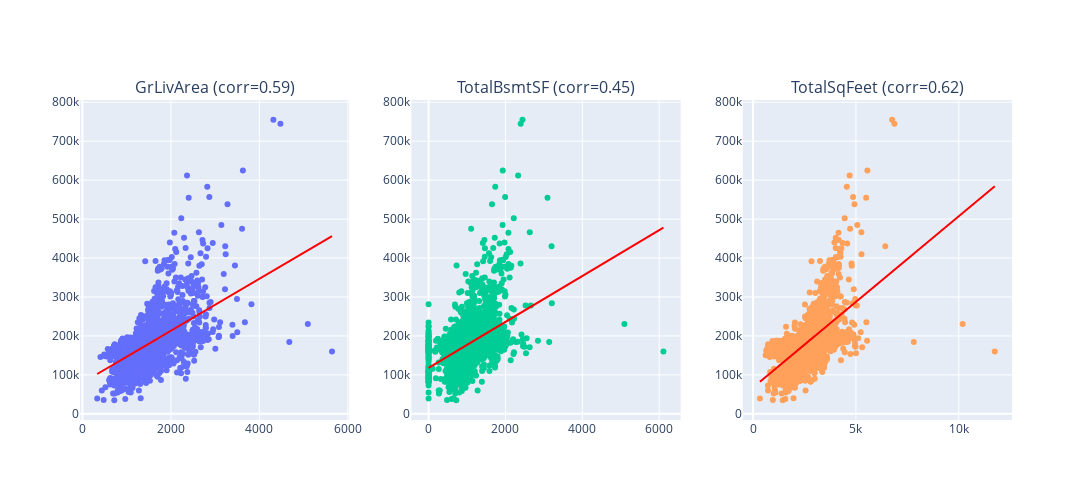

The notebook cell this image was saved under:
### Code cell
cols = ['GrLivArea', 'TotalBsmtSF', 'TotalSqFeet']

fig = make_subplots(rows=1, cols=3, subplot_titles=cols)

for i, col in enumerate(cols, start=1):

    corr = data_cleaned[col].corr(data_cleaned['SalePrice'])

    X = sm.add_constant(data_cleaned[col])
    model = sm.OLS(data_cleaned['SalePrice'], X).fit()
    trend = model.predict(X)
    

    fig.add_trace(
        go.Scatter(
            x=data_cleaned[col],
            y=data_cleaned['SalePrice'],
            mode='markers',
            name=col,
            hovertext=data_cleaned.index, 
            hovertemplate='ID: %{hovertext}<br>'+col+': %{x}<br>SalePrice: %{y}<extra></extra>'
        ),
        row=1, col=i
    )

    fig.add_trace(
        go.Scatter(
            x=data_cleaned[col],
            y=trend,
            mode='lines',
            line=dict(color='red'),
            name='Trend'
        ),
        row=1, col=i
    )
    
    fig.layout.annotations[i-1].text = f"{col} (corr={corr:.2f})"

fig.update_layout(width=1800, height=500, showlegend=False)
fig.show()

### Figure 1 — Plotly figure (JSON) as saved in the notebook; plotly's stock layout.template omitted (floating-point values rounded to 4 significant figures; data arrays with more than 128 entries replaced by an {"elided": "..."} marker saying what was removed)
{"data": [{"hovertemplate": "ID: %{hovertext}<br>GrLivArea: %{x}<br>SalePrice: %{y}<extra></extra>", "hovertext": {"elided": "2919 float values"}, "mode": "markers", "name": "GrLivArea", "type": "scatter", "x": {"elided": "2919 int values"}, "xaxis": "x", "y": {"elided": "2919 float values"}, "yaxis": "y"}, {"line": {"color": "red"}, "mode": "lines", "name": "Trend", "type": "scatter", "x": {"elided": "2919 int values"}, "xaxis": "x", "y": {"elided": "2919 float values"}, "yaxis": "y"}, {"hovertemplate": "ID: %{hovertext}<br>TotalBsmtSF: %{x}<br>SalePrice: %{y}<extra></extra>", "hovertext": {"elided": "2919 float values"}, "mode": "markers", "name": "TotalBsmtSF", "type": "scatter", "x": {"elided": "2919 float values"}, "xaxis": "x2", "y": {"elided": "2919 float values"}, "yaxis": "y2"}, {"line": {"color": "red"}, "mode": "lines", "name": "Trend", "type": "scatter", "x": {"elided": "2919 float values"}, "xaxis": "x2", "y": {"elided": "2919 float values"}, "yaxis": "y2"}, {"hovertemplate": "ID: %{hovertext}<br>TotalSqFeet: %{x}<br>SalePrice: %{y}<extra></extra>", "hovertext": {"elided": "2919 float values"}, "mode": "markers", "name": "TotalSqFeet", "type": "scatter", "x": {"elided": "2919 float values"}, "xaxis": "x3", "y": {"elided": "2919 float values"}, "yaxis": "y3"}, {"line": {"color": "red"}, "mode": "lines", "name": "Trend", "type": "scatter", "x": {"elided": "2919 float values"}, "xaxis": "x3", "y": {"elided": "2919 float values"}, "yaxis": "y3"}], "layout": {"annotations": [{"font": {"size": 16}, "showarrow": false, "text": "GrLivArea (corr=0.59)", "x": 0.1444, "xanchor": "center", "xref": "paper", "y": 1, "yanchor": "bottom", "yref": "paper"}, {"font": {"size": 16}, "showarrow": false, "text": "TotalBsmtSF (corr=0.45)", "x": 0.5, "xanchor": "center", "xref": "paper", "y": 1, "yanchor": "bottom", "yref": "paper"}, {"font": {"size": 16}, "showarrow": false, "text": "TotalSqFeet (corr=0.62)", "x": 0.8556, "xanchor": "center", "xref": "paper", "y": 1, "yanchor": "bottom", "yref": "paper"}], "height": 500, "showlegend": false, "width": 1800, "xaxis": {"anchor": "y", "domain": [0, 0.2889]}, "xaxis2": {"anchor": "y2", "domain": [0.3556, 0.6444]}, "xaxis3": {"anchor": "y3", "domain": [0.7111, 1]}, "yaxis": {"anchor": "x", "domain": [0, 1]}, "yaxis2": {"anchor": "x2", "domain": [0, 1]}, "yaxis3": {"anchor": "x3", "domain": [0, 1]}}}
